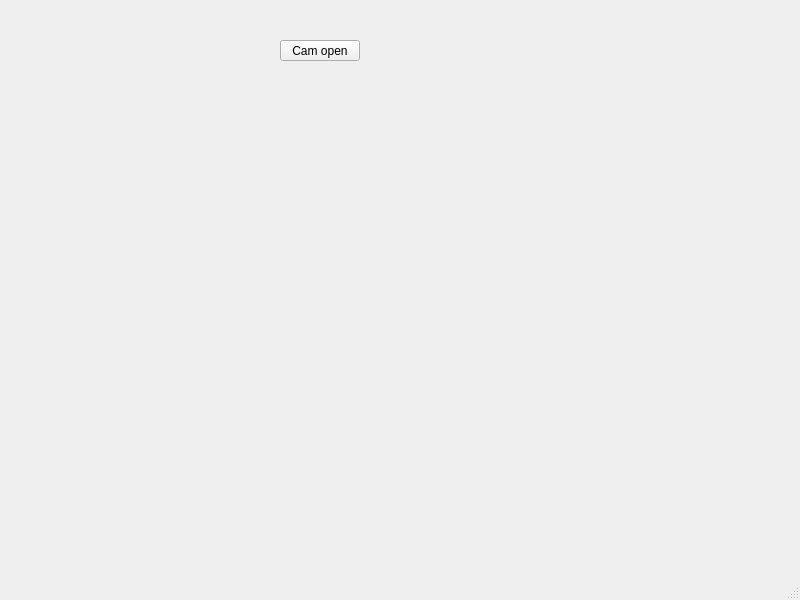
<?xml version="1.0" encoding="UTF-8"?>
<ui version="4.0">
 <class>MainWindow</class>
 <widget class="QMainWindow" name="MainWindow">
  <property name="geometry">
   <rect>
    <x>0</x>
    <y>0</y>
    <width>800</width>
    <height>600</height>
   </rect>
  </property>
  <property name="windowTitle">
   <string>MainWindow</string>
  </property>
  <widget class="QWidget" name="centralwidget">
   <widget class="QPushButton" name="pushButton">
    <property name="geometry">
     <rect>
      <x>280</x>
      <y>40</y>
      <width>80</width>
      <height>21</height>
     </rect>
    </property>
    <property name="text">
     <string>Cam open</string>
    </property>
   </widget>
  </widget>
  <widget class="QMenuBar" name="menubar">
   <property name="geometry">
    <rect>
     <x>0</x>
     <y>0</y>
     <width>800</width>
     <height>20</height>
    </rect>
   </property>
  </widget>
  <widget class="QStatusBar" name="statusbar"/>
 </widget>
 <resources/>
 <connections/>
</ui>
